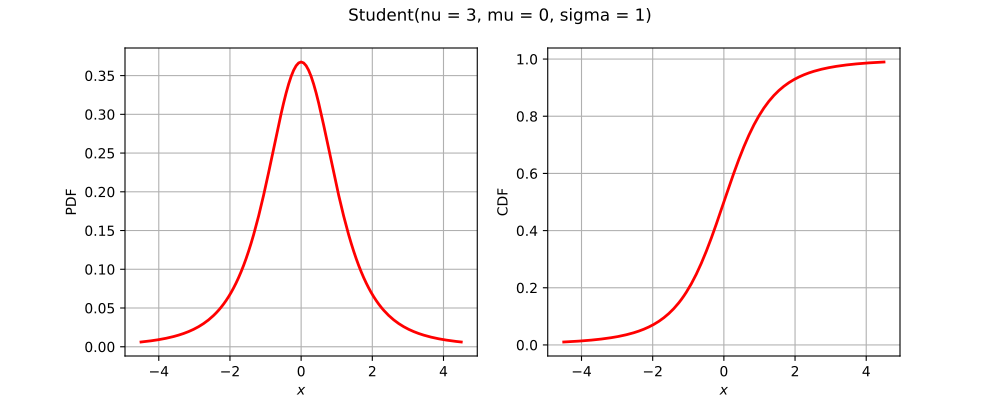

Write the Python code that produced this figure.
import openturns as ot
from matplotlib import pyplot as plt
from openturns.viewer import View
title = None
if ot.Student().__class__.__name__ == 'Bernoulli':
    distribution = ot.Bernoulli(0.7)
elif ot.Student().__class__.__name__ == 'Binomial':
    distribution = ot.Binomial(5, 0.2)
elif ot.Student().__class__.__name__ == 'Hypergeometric':
    distribution = ot.Hypergeometric(10, 4, 7)
elif ot.Student().__class__.__name__ == 'CumulativeDistributionNetwork':
    coll = [ot.Normal(2),ot.Dirichlet([0.5, 1.0, 1.5])]
    distribution = ot.CumulativeDistributionNetwork(coll, ot.BipartiteGraph([[0,1], [0,1]]))
elif ot.Student().__class__.__name__ == 'Histogram':
    distribution = ot.Histogram([-1.0, 0.5, 1.0, 2.0], [0.45, 0.4, 0.15])
elif ot.Student().__class__.__name__ == 'KernelMixture':
    kernel = ot.Uniform()
    sample = ot.Normal().getSample(5)
    bandwidth = [1.0]
    distribution = ot.KernelMixture(kernel, bandwidth, sample)
elif ot.Student().__class__.__name__ == 'MaximumDistribution':
    coll = [ot.Uniform(2.5, 3.5), ot.LogUniform(1.0, 1.2), ot.Triangular(2.0, 3.0, 4.0)]
    distribution = ot.MaximumDistribution(coll)
elif ot.Student().__class__.__name__ == 'Multinomial':
    distribution = ot.Multinomial(5, [0.2])
elif ot.Student().__class__.__name__ == 'RandomMixture':
    coll = [ot.Triangular(0.0, 1.0, 5.0), ot.Uniform(-2.0, 2.0)]
    weights = [0.8, 0.2]
    cst = 3.0
    distribution = ot.RandomMixture(coll, weights, cst)
elif ot.Student().__class__.__name__ == 'TruncatedDistribution':
    distribution = ot.TruncatedDistribution(ot.Normal(2.0, 1.5), 1.0, 4.0)
elif ot.Student().__class__.__name__ == 'UserDefined':
    distribution = ot.UserDefined([[1.0], [2.0], [3.0]], [0.4, 0.5, 1.0])
elif ot.Student().__class__.__name__ == 'ZipfMandelbrot':
    distribution = ot.ZipfMandelbrot(10, 2.5, 0.3)
elif ot.Student().__class__.__name__ == 'Normal':
    cov = ot.CovarianceMatrix([[1.0, -0.5], [-0.5, 1.0]])
    distribution = ot.Normal([0.0, 0.0], cov)
    title = "Normal dist. with correlation coefficient {}".format(cov[0, 1])
else:
    distribution = ot.Student()

dimension = distribution.getDimension()
if title is None:
    title = str(distribution)[:100].split('\n')[0]
if dimension == 1:
    distribution.setDescription(['$x$'])
    pdf_graph = distribution.drawPDF()
    cdf_graph = distribution.drawCDF()
    fig = plt.figure(figsize=(10, 4))
    pdf_axis = fig.add_subplot(121)
    cdf_axis = fig.add_subplot(122)
    View(pdf_graph, figure=fig, axes=[pdf_axis], add_legend=False)
    View(cdf_graph, figure=fig, axes=[cdf_axis], add_legend=False)
    fig.suptitle(title)
elif dimension == 2:
    grid = ot.GridLayout(1, 2)
    pdf_graph = distribution.drawPDF()
    pdf_graph.setLegends([''])
    cdf_graph = distribution.drawCDF()
    cdf_graph.setLegends([''])
    grid.setGraph(0, 0, pdf_graph)
    grid.setGraph(0, 1, cdf_graph)
    grid.setTitle(title)
    fig = View(grid).getFigure()
    fig.axes[0].set_title('PDF')
    fig.axes[1].set_title('CDF')
